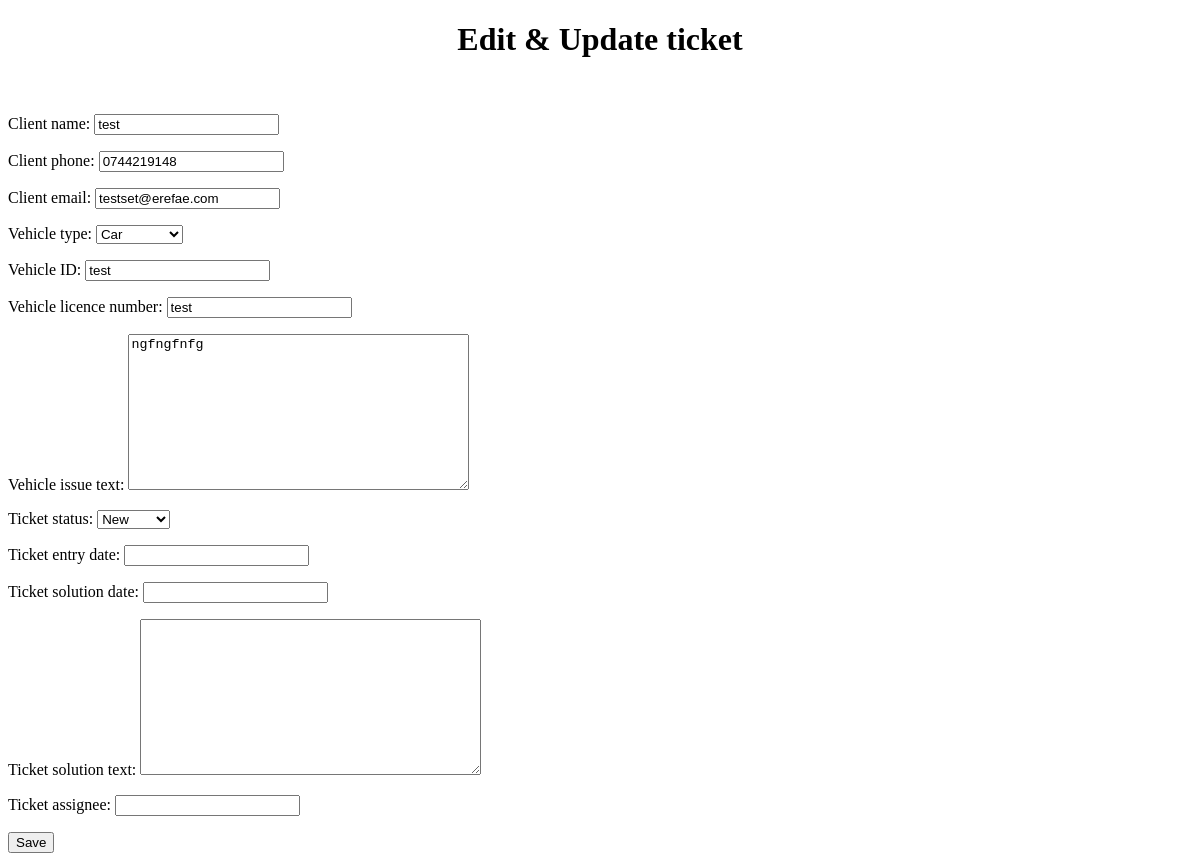
/ticket/7/editticket/, run on an earlier commit of the app's database.
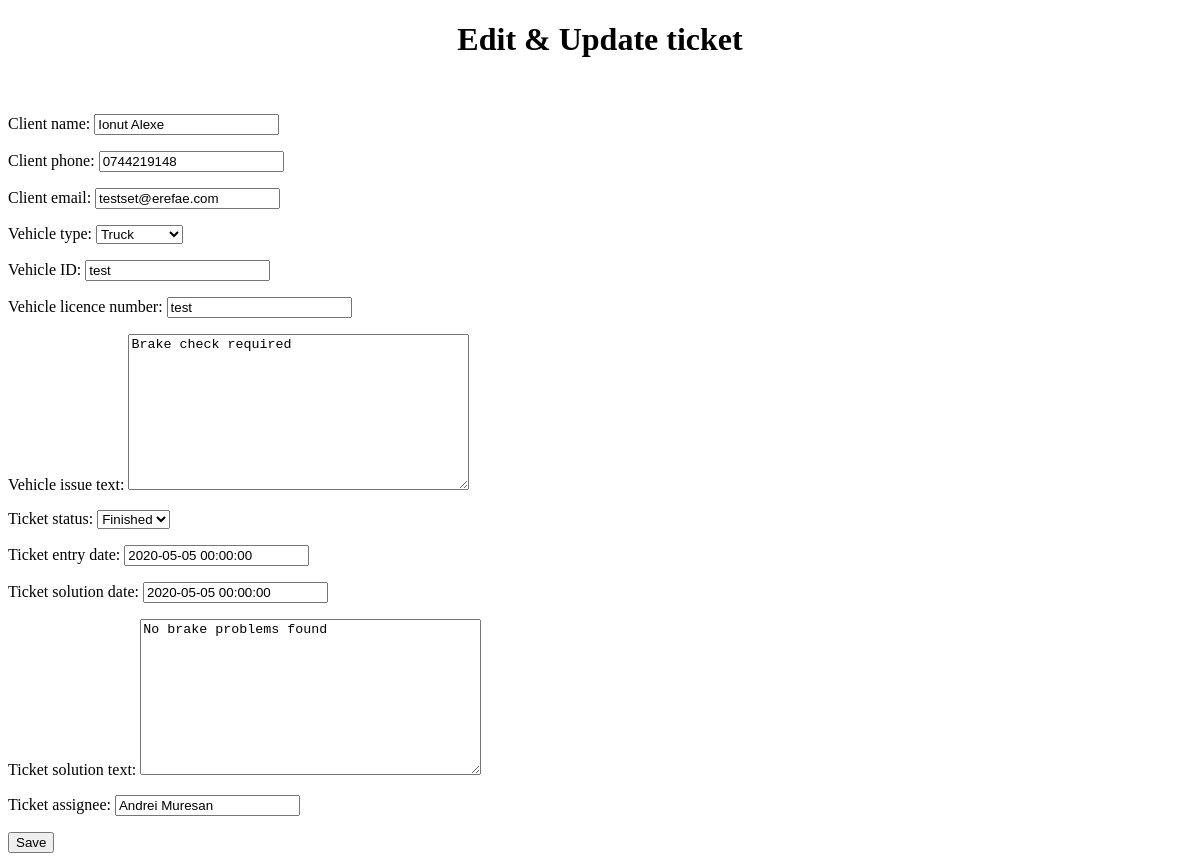
And on a later commit of the database.
### ticket/models.py (models this page shows, shortened)
class Ticket(models.Model):
    vehicle_types = (('Car', 'Car'), ('Motorcycle', 'Motorcycle'), ('Truck', 'Truck'))
    ticket_statuses = (('New', 'New'), ('Ongoing', 'Ongoing'), ('Finished', 'Finished'))
    client_name = models.CharField(max_length=100)
    client_phone = models.CharField(max_length=14)
    client_email = models.EmailField(max_length=100)
    vehicle_type = models.CharField(max_length=20, choices=vehicle_types, default='Car')
    vehicle_ID = models.CharField(max_length=17)
    vehicle_licence_number = models.CharField(max_length=12)
    vehicle_issue_text = models.TextField()
    ticket_status = models.CharField(max_length=10, choices=ticket_statuses, default='New')
    ticket_entry_date = models.DateTimeField(default=timezone.now)
    ticket_solution_date = models.DateTimeField(null=True, blank=True)
    ticket_solution_text = models.TextField(null=True, blank=True)
    ticket_number = models.AutoField(primary_key=True)
    ticket_assignee = models.CharField(max_length=100)

### ticket/views.py (the view)
# urls.py: path('<int:ticket_number>/editticket/', views.editticket, name='editticket'),
def editticket(request, ticket_number):
    context = {}
    ticket = get_object_or_404(Ticket, pk=ticket_number)
    form = EditTicketForm(request.POST or None, instance=ticket)
    if form.is_valid():
        form.save()
        return redirect('/ticket/')
    context['form']=form
    return render(request, 'ticket/editticket.html', context)

### ticket/forms.py
class EditTicketForm(forms.ModelForm):
    class Meta:
        model = Ticket
        fields = ['client_name','client_phone','client_email','vehicle_type','vehicle_ID','vehicle_licence_number','vehicle_issue_text','ticket_status', 'ticket_entry_date', 'ticket_solution_date', 'ticket_solution_text','ticket_assignee']

### ticket/templates/ticket/editticket.html (shortened to what this page needs)
<!DOCTYPE html>
<html lang="en">
<head>
</head>
<body>
<center>
<h1>Edit & Update ticket </h1>
</center>
{% include 'loginlogout.html' %}
<form method="POST">
    {{ form.as_p }}
    <input type="submit" value="Save">
</form>
</body>
</html>

What changed in the data, as far as the page shows it:
changed Ticket "testset@erefae.com": client_name "test" → "Ionut Alexe"; vehicle_type "Car" → "Truck"; vehicle_issue_text "ngfngfnfg" → "Brake check required"; ticket_status "New" → "Finished"; ticket_entry_date (not shown) → "2020-05-05 00:00:00"; ticket_solution_date (not shown) → "2020-05-05 00:00:00"; ticket_solution_text (not shown) → "No brake problems found"; ticket_assignee (not shown) → "Andrei Muresan"
